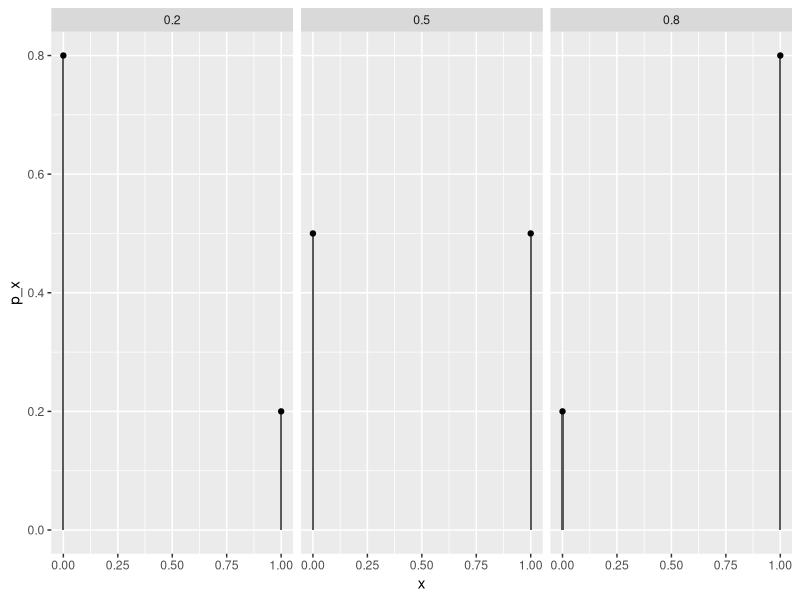
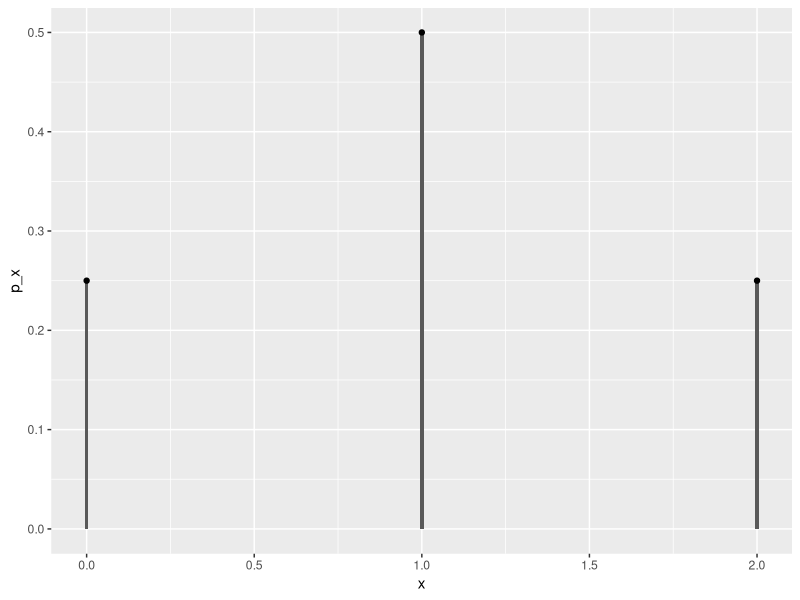
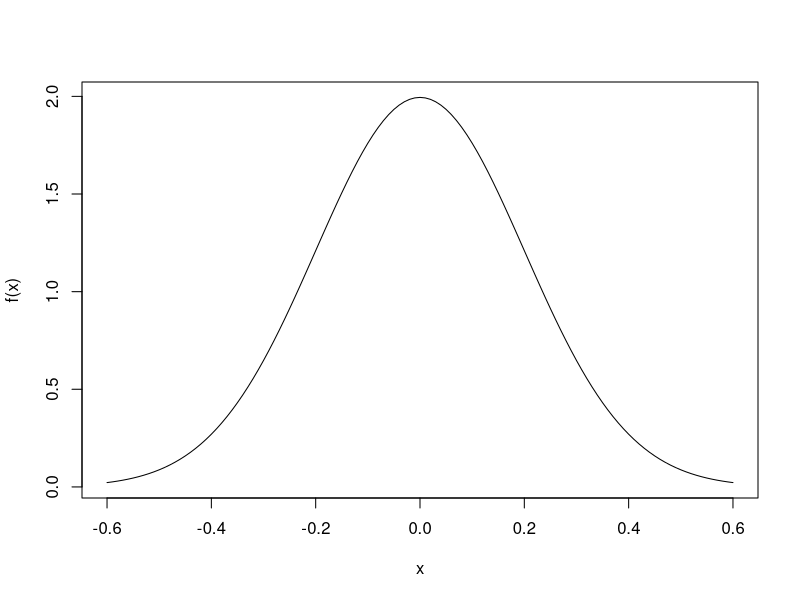

Source code (R) for these figures, in order:
## ---- chunk 1
knitr::opts_chunk$set(echo = TRUE)
library(tidyverse)
## ---- chunk 2
ber_df <- tibble(
  theta = c(0.2, 0.2, 0.5, 0.5, 0.8, 0.8),
  x = rep(c(0,1), 3),
  p_x = c(0.8, 0.2, 0.5, 0.5, 0.2, 0.8)
)
ber_df %>% ggplot(aes(x, p_x)) + 
  geom_col(width = 0.01) + 
  geom_point() +
  facet_wrap(~theta, nrow = 1)
## ---- chunk 3
ex1_df <- tibble(
  x = c(0,1,2),
  p_x = c(0.25, 0.5, 0.25)
)
ex1_df %>% ggplot(aes(x, p_x)) + 
  geom_col(width = 0.01) + 
  geom_point()
## ---- chunk 4
f <- function(x) (1 / sqrt(2 * pi * sig ^ 2)) * exp(-(x - mu) ^ 2 / 2 / sig ^ 2)
dx <- 0.01
x <- seq(-0.6, 0.6, by = dx)
mu <- 0
sig <- 0.2
plot(x, f(x), type = "l")
## ---- chunk 5
sum(f(x)[-1]*dx)
## ---- chunk 6
sum(f(seq(-0.2, 0.2, by = dx))[-1]*dx)
